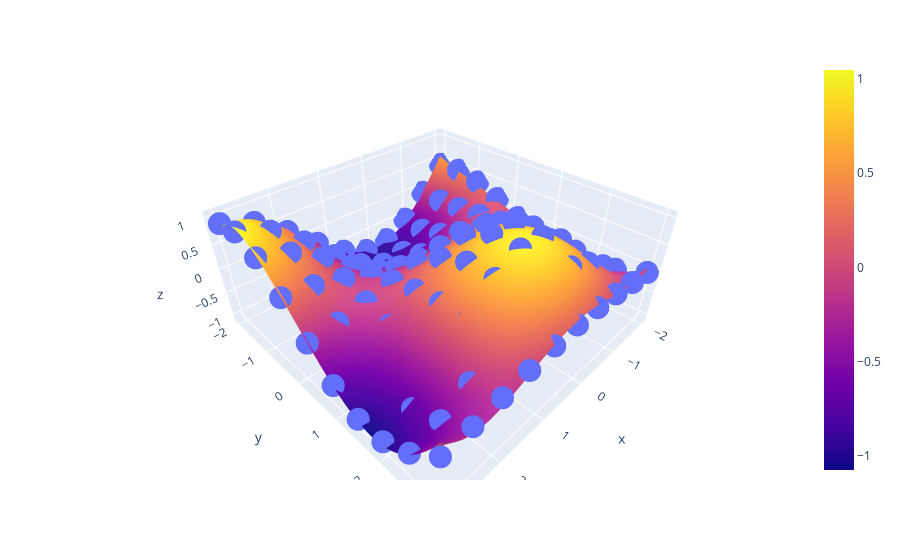

Source (notebook cell):
### Markdown cell above
### Тесты по функциям

### Code cell
def f(x, y):
    return np.cos(x) * np.sin(y)
x, y, z, p = get_xyzpdata(-2, 3, 10, -2, 3, 10, 0, 1, f)

func = LeastSquare2D(x, y, z, p, 5)

x_pred = np.linspace(min(x), max(x), 40)
y_pred = np.linspace(min(y), max(y), 40)
z_graph = [[func(xi, yi) for xi in x_pred]for yi in y_pred]

fig = px.scatter_3d(x=x, y=y, z=z)
fig.add_trace(go.Surface(x=x_pred, y=y_pred, z=z_graph))
fig.show()
